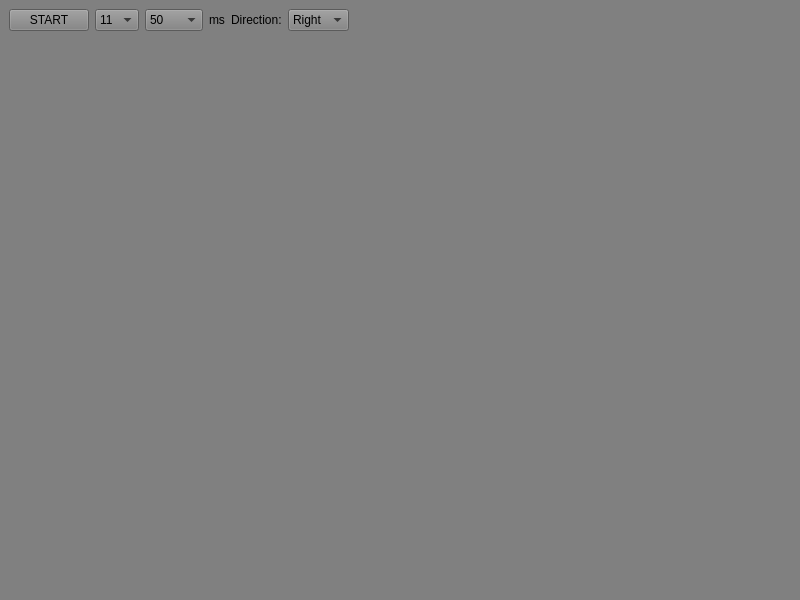
<?xml version="1.0" encoding="UTF-8"?>
<ui version="4.0">
 <class>MainWindow</class>
 <widget class="QMainWindow" name="MainWindow">
  <property name="geometry">
   <rect>
    <x>0</x>
    <y>0</y>
    <width>800</width>
    <height>600</height>
   </rect>
  </property>
  <property name="windowTitle">
   <string>LangtonAnt</string>
  </property>
  <widget class="QWidget" name="centralwidget">
   <property name="styleSheet">
    <string notr="true">background-color: gray;</string>
   </property>
   <layout class="QVBoxLayout" name="verticalLayout" stretch="0,1,0">
    <item>
     <layout class="QHBoxLayout" name="horizontalLayout">
      <item>
       <widget class="QPushButton" name="button_start">
        <property name="text">
         <string>START</string>
        </property>
       </widget>
      </item>
      <item>
       <widget class="QComboBox" name="fieldSize">
        <item>
         <property name="text">
          <string>11</string>
         </property>
        </item>
        <item>
         <property name="text">
          <string>17</string>
         </property>
        </item>
        <item>
         <property name="text">
          <string>19</string>
         </property>
        </item>
        <item>
         <property name="text">
          <string>21</string>
         </property>
        </item>
        <item>
         <property name="text">
          <string>23</string>
         </property>
        </item>
        <item>
         <property name="text">
          <string>25</string>
         </property>
        </item>
        <item>
         <property name="text">
          <string>27</string>
         </property>
        </item>
        <item>
         <property name="text">
          <string>29</string>
         </property>
        </item>
        <item>
         <property name="text">
          <string>31</string>
         </property>
        </item>
       </widget>
      </item>
      <item>
       <widget class="QComboBox" name="ms">
        <item>
         <property name="text">
          <string>50</string>
         </property>
        </item>
        <item>
         <property name="text">
          <string>100</string>
         </property>
        </item>
        <item>
         <property name="text">
          <string>200</string>
         </property>
        </item>
        <item>
         <property name="text">
          <string>400</string>
         </property>
        </item>
        <item>
         <property name="text">
          <string>800</string>
         </property>
        </item>
        <item>
         <property name="text">
          <string>1000</string>
         </property>
        </item>
       </widget>
      </item>
      <item>
       <widget class="QLabel" name="label">
        <property name="text">
         <string>ms</string>
        </property>
       </widget>
      </item>
      <item>
       <widget class="QLabel" name="label_2">
        <property name="text">
         <string>Direction:</string>
        </property>
       </widget>
      </item>
      <item>
       <widget class="QComboBox" name="direction">
        <item>
         <property name="text">
          <string>Right</string>
         </property>
        </item>
        <item>
         <property name="text">
          <string>Down</string>
         </property>
        </item>
        <item>
         <property name="text">
          <string>Left</string>
         </property>
        </item>
        <item>
         <property name="text">
          <string>Up</string>
         </property>
        </item>
       </widget>
      </item>
      <item>
       <spacer name="horizontalSpacer">
        <property name="orientation">
         <enum>Qt::Horizontal</enum>
        </property>
        <property name="sizeHint" stdset="0">
         <size>
          <width>40</width>
          <height>20</height>
         </size>
        </property>
       </spacer>
      </item>
     </layout>
    </item>
    <item>
     <layout class="QGridLayout" name="field"/>
    </item>
    <item>
     <spacer name="verticalSpacer">
      <property name="orientation">
       <enum>Qt::Vertical</enum>
      </property>
      <property name="sizeHint" stdset="0">
       <size>
        <width>20</width>
        <height>40</height>
       </size>
      </property>
     </spacer>
    </item>
   </layout>
  </widget>
 </widget>
 <resources/>
 <connections/>
</ui>
